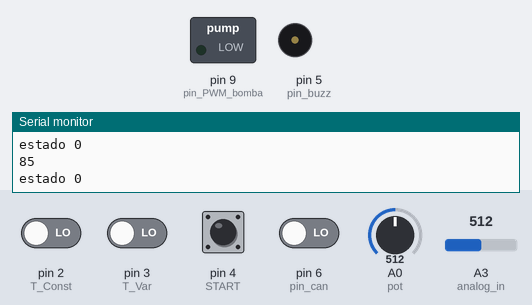
A sketch run on a simulated Arduino Uno, built with avr-gcc and run on an emulated ATmega328P. Shown: switched loads named in the sketch (green lamp = pin HIGH), buzzer (waves = sounding), the last lines printed to the serial monitor. The inputs (shaded band) are chosen by the test bench; at power-on: pin 2 (T_Const), pin 3 (T_Var), pin 4 (START), pin 6 (pin_can) LOW, A0 (pot) = 512, A3 (analog_in) = 512.

Above: at 1.2 s.
1.3 s: pin 2 (T_Const) driven HIGH
2.9 s: pin 4 (START) pulled HIGH for 0.15 s
At 3.25 s:
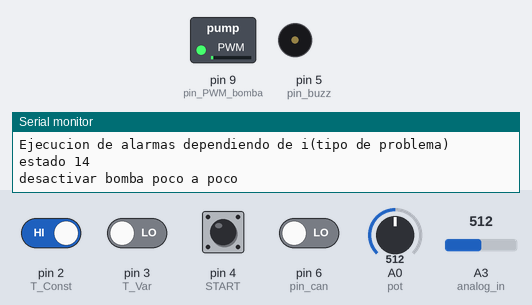
5.9 s: pin 4 (START) pulled HIGH for 3.2 s
At 6.47 s:
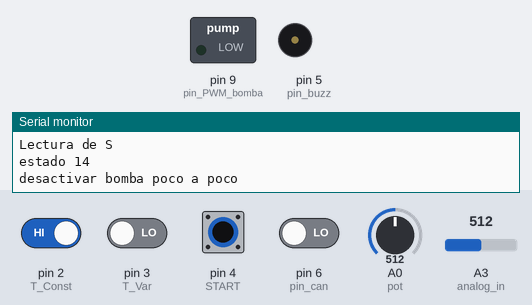
10.6 s: pin 4 (START) pulled HIGH for 1 s
At 12.1 s:
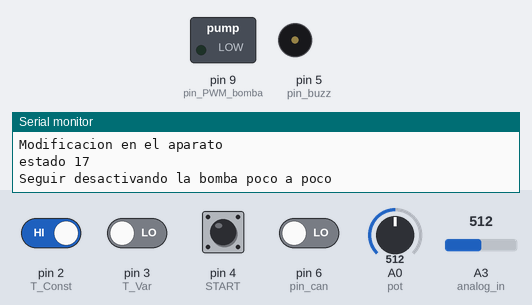
14.6 s: pin 4 (START) pulled HIGH for 0.15 s
At 16.4 s:
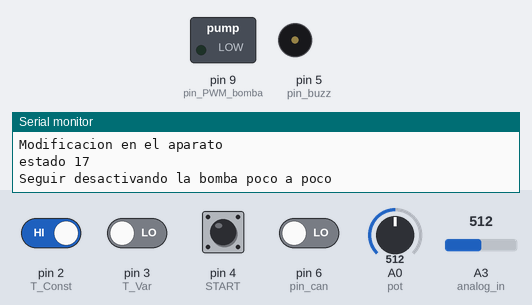
17.7 s: pin 4 (START) pulled HIGH for 1 s
At 18.29 s:
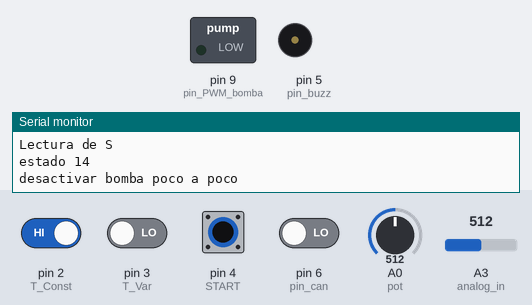
Timing chart, 0 to 20.7 s (numbered marks = the images above; inputs shaded):
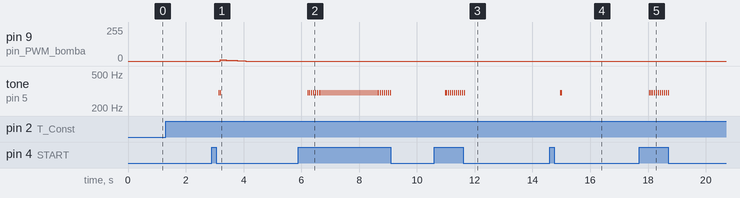

The sketch:

VAC_4.0.ino
```cpp
int pwm=10;
int T_Const=2, estado =0, pin_buzz= 5,pin_can=6, Niv_Liq=7 ;
int T_Var=3;
int START = 4;
float tiempo_limite_bomba=1000;
float dif_temp;
int pin_PWM_bomba = 9;
int pot= A0,pin_Bat=A1, presion= A2;
float t0;
int est_pot, R, Ter_Act,C,V, S, bateria, i, C_I, C_N, niv_pre, P;
//tenemos que sacar una relación para cada pwm, con el tubo
//obstaculizado y así obtener una variable: valor__bloqueo
int valor_bloqueo=14;
int analog_in =A3;
float val=0;
float voltaje =0;
float volt =0;
float voltaje_real;
int j;
int R1=10000,R2=2000;
float volt_fuente_max=18;
float Bat;

int analog_in_mot =A4;
float val_mot=0;
float voltaje_mot =0;
float volt_mot =0;
float voltaje_real_mot;
int k;
int R3=10000,R4=2000;
int m=0;
void setup() {
  Serial.begin(9600);
  pinMode(T_Const, INPUT);
  pinMode(T_Var, INPUT);

}

void loop() {
fsm_VAC();
}
void fsm_VAC()
{
  switch (estado)
  {
    case 0:
    Serial.println("estado 0");
    est_pot = analogRead(pot);
    R = map(est_pot,0,1024, 55,115);
    C= digitalRead(T_Const);
    V= digitalRead(T_Var);
    m=0;
    if ( (C+V)!=0)
    {
      estado = 1;

    }
    Serial.println(R);

    break;

    case 1:
    Serial.println("estado 1");
    if (C==1)
    {
      Ter_Act=C;
      Serial.println("Terapia elegida: CONSTANTE");

    }
    else
    {
      Ter_Act=V;
      Serial.println("Terapia elegida: VARIABLE");
    }

    estado=2;
    break;

    case 2:
    Serial.println("estado 2");
    S=digitalRead(START);
    if (S != 1)
    {
      estado = 0;
    }
    else
    {
      estado = 3;
      Serial.println("START");
    }

    break;

    case 3:
    Serial.println("estado 3");
    Serial.println("Revision del Sistema");
    estado = 4;
    break;

    case 4:
    i=1; //servirá para el momento de la falla vaya a ejecucion de alarmas
    Serial.println("estado 4");
    Serial.println("Evaluacion de la Bateria");
    //estas 2 línes fueron para simular con el tercer potenciómetro
    //bateria = analogRead(pin_Bat);
    //Bat = map(bateria,0,1024, 0,100);
    voltaje_bat();//para simular la variación de la batería con el potenciómetro 2,
                  //activar las 2 lineas de arriba y comentar este:voltaje_bat();

    if (Bat <= 10)
    {
      Serial.println("Bateria demasiado baja");
      estado = 7;
    }
    else if (Bat >10 && Bat <=20)
    {
      Serial.println("Bateria entre 10% y 20%, debe cargarlo");
      estado = 5;
    }
    else {
      Serial.println("Bateria bien cargada");
      estado = 6;
    }
    break;

    case 5:
    Serial.println("estado 5");
    tone(pin_buzz, 300,10);
    estado = 6;
    break;

    case 6:
    i=2;
    Serial.println("estado 6");
    Serial.println("Analizar colocacion de canister");
    noTone(pin_buzz);
    C_I = digitalRead(pin_can);
    if (C_I == 1)
    {
      estado = 8;
    }
    else{
      estado = 7;
    }
    break;

    case 7:
    Serial.println("estado 7");
    Serial.println("Ejecucion de alarmas dependiendo de i(tipo de problema)");

    tone(pin_buzz, 300,10);
    //lo que mostrara en la pantalla led que dependa del i----------
    estado= 14;
    m = m+1;
    break;

    case 8:
    i=3;
    Serial.println("estado 8");
    Serial.println("Analisis del nivel del liquidos");
    C_N = digitalRead(Niv_Liq);
    if (C_N==1)
    {
      estado = 7;
    }
    else{
      estado =9;
    }
    break;

    case 9:
    Serial.println("estado 9");
    Serial.println("Listo 1");
    if (Ter_Act=C)
    {
      estado = 10;
      t0= millis(); //ayudará a medir en cuanto tiempo en el próximo estado la bomba llega a la presión indicada

    }
    else{
      estado= 18;
      t0= millis(); //ayudará a medir en cuanto tiempo en el próximo estado la bomba llega a la presión indicada

    }
    break;

    case 10:
    Serial.println("estado 10");
    Serial.println("Lectura del sensor de presion");
    //lectura del sensor de presión, simularemos con un potenciómetro    //lectura del sensor de presión, simularemos con un potenciómetro
    niv_pre = analogRead(presion);
    P = map(niv_pre,0,1024, 0,115);
    Serial.println(P);
    Serial.println(R);
    if (P!= R)
    {
      estado = 11;
      dif_temp= millis()-t0;
      Serial.println(dif_temp);
      if (dif_temp > tiempo_limite_bomba)
      {
      estado = 12;
      }
    }
    if(P==R)
    {
      estado = 13;
    }
    break;

    case 11:
    Serial.println("estado 11");
    Serial.println("Retroalimentacion y ajuste");
    if (R-P >0)
    {
    pwm = pwm+1;
    }
    else {
    pwm = pwm-1;
    }
    analogWrite(pin_PWM_bomba, pwm);
    estado = 10;
    break;

    case 12:
    Serial.println("estado 12");
    Serial.println("Analizar bloqueo");
    voltaje_motor();

    if (voltaje_real_mot == valor_bloqueo)
    {
      i=4;
      Serial.println("Se detecto bloqueo");

    }
    else{
      i=5;
      Serial.println("Se detecto Fuga");
    }
    estado= 7;
    break;

    case 13:
    Serial.println("estado 13");
    Serial.println("Listo 2");
    if (S ==1)
    {
      estado =0;
    }
    else{
      estado = 14;
    }
    break;

    case 14:
    Serial.println("estado 14");
    Serial.println("desactivar bomba poco a poco");

    if (pwm >0)
    {
    pwm = pwm-1;
    }
    analogWrite(pin_PWM_bomba, pwm);
    if (m==1)
    {
     tone(pin_buzz, 300,10);
    }
    estado = 15;

    break;

    case 15:
    Serial.println("estado 15");
    Serial.println("Lectura de S");
    S=digitalRead(START);
    if (S ==1)
    {
      estado = 14;
    }
    else{
      estado =16;
    }
    break;

    case 16:
    Serial.println("estado 16");
    Serial.println("Modificacion en el aparato");
    noTone(pin_buzz);
    S=digitalRead(START);
    if (S==0)
    {
      estado = 17;
    }
    else
    {
      estado = 0;
    }
    break;
    case 17:
    Serial.println("estado 17");
    Serial.println("Seguir desactivando la bomba poco a poco");
    if (pwm >0)
    {
    pwm = pwm-1;
    }
    analogWrite(pin_PWM_bomba, pwm);
    estado = 16;
    break;
    case 18:
    Serial.println("estado 18");
    Serial.println("Comienza el tipo de terapia variable");
    break;
  }
}

void voltaje_bat()
{
  volt=0.0;
  for (int j=1; j<= 100; j++)
  {
    //para aumentar la sensibilidad se usa el for
    val= analogRead(analog_in);
    volt= (float) val * 5.0/1024.0 + volt;
  }
  voltaje = (float) volt/100.0;
  voltaje_real = voltaje*((R1+R2)/R2);
  Serial.print(voltaje_real);
  Serial.println("voltios");
  Bat = (voltaje_real/volt_fuente_max)*100;
}

void voltaje_motor()
{
  volt_mot=0.0;
  for (int k=1; k<= 100; k++)
  {
    val_mot= analogRead(analog_in_mot);
    volt_mot= (float) val_mot * 5.0/1024.0 + volt_mot;
  }
  voltaje_mot = (float) volt_mot/100.0;
  voltaje_real_mot = voltaje_mot*((R3+R4)/R4);
  Serial.print(voltaje_real_mot);
  Serial.println("voltios");
}
```

Measured:
- after the input at 2.9 s, pin 9 (pin_PWM_bomba): 0/255 → 9/255 after 0.29 s, → 8/255 0.12 s later, → 7/255 0.10 s later, → 6/255 0.10 s later, … (10 changes in this stretch); tone on pin 5 (pin_buzz): alternates 300 Hz for 0.01 s and silent for 0.03 s, 4 changes in all, then stays silent, starting after 0.24 s
- after the input at 5.9 s, tone on pin 5 (pin_buzz): alternates 300 Hz for 0.01 s and silent for 0.06 s, 86 changes in all, then stays silent, starting after 0.33 s
- after the input at 10.6 s, tone on pin 5 (pin_buzz): alternates 300 Hz for 0.01 s and silent for 0.06 s, 22 changes in all, then stays silent, starting after 0.37 s
- after the input at 14.6 s, tone on pin 5 (pin_buzz): alternates 300 Hz for 0.01 s and silent for 0.03 s, 4 changes in all, then stays silent, starting after 0.36 s
- after the input at 17.7 s, tone on pin 5 (pin_buzz): alternates 300 Hz for 0.01 s and silent for 0.06 s, 22 changes in all, then stays silent, starting after 0.34 s
